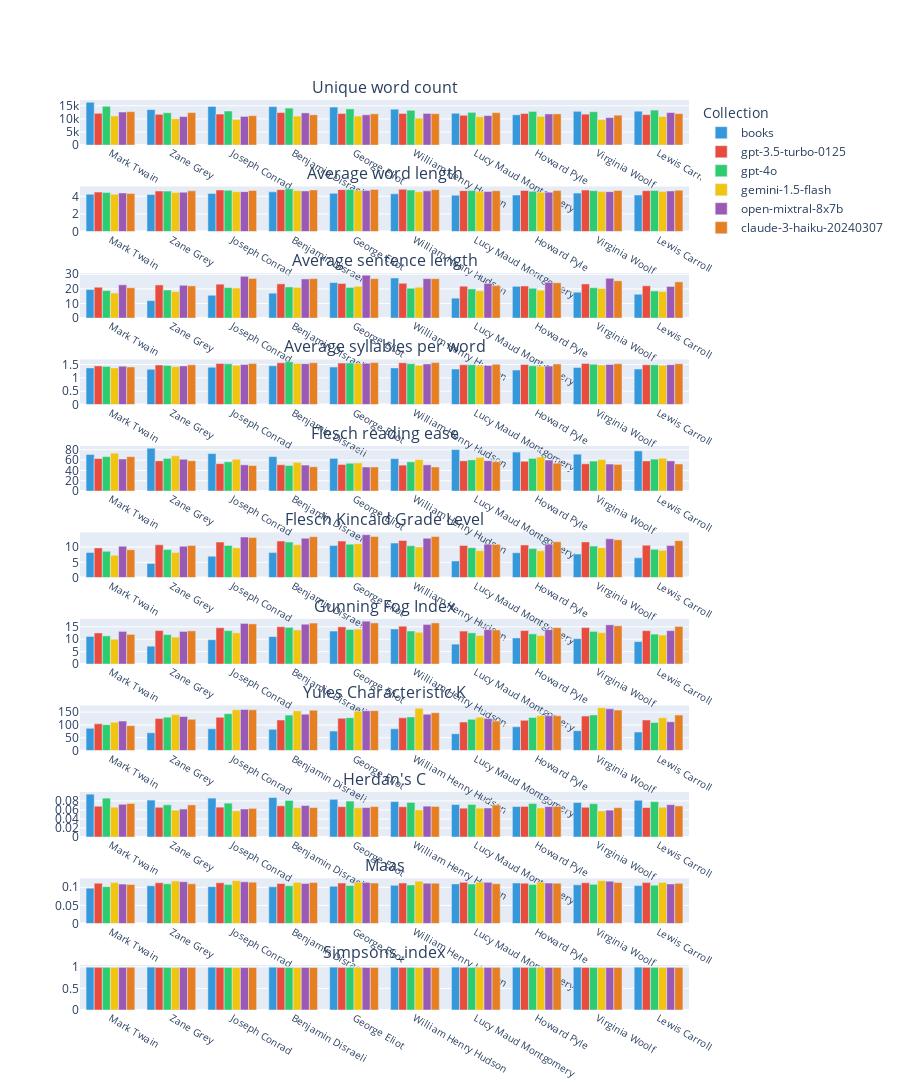
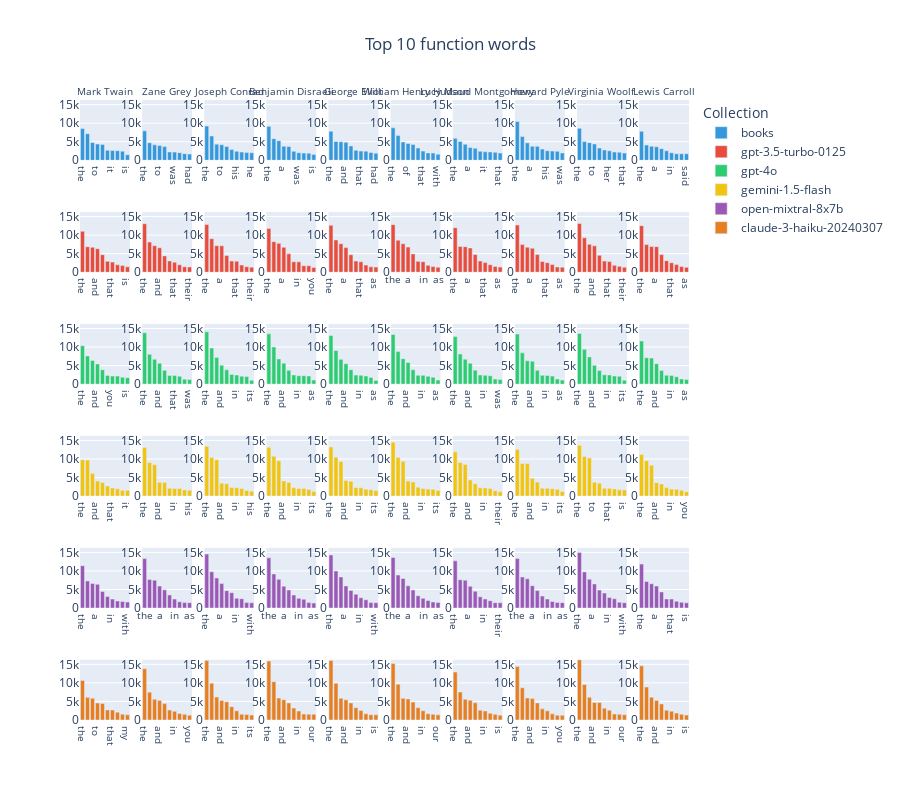
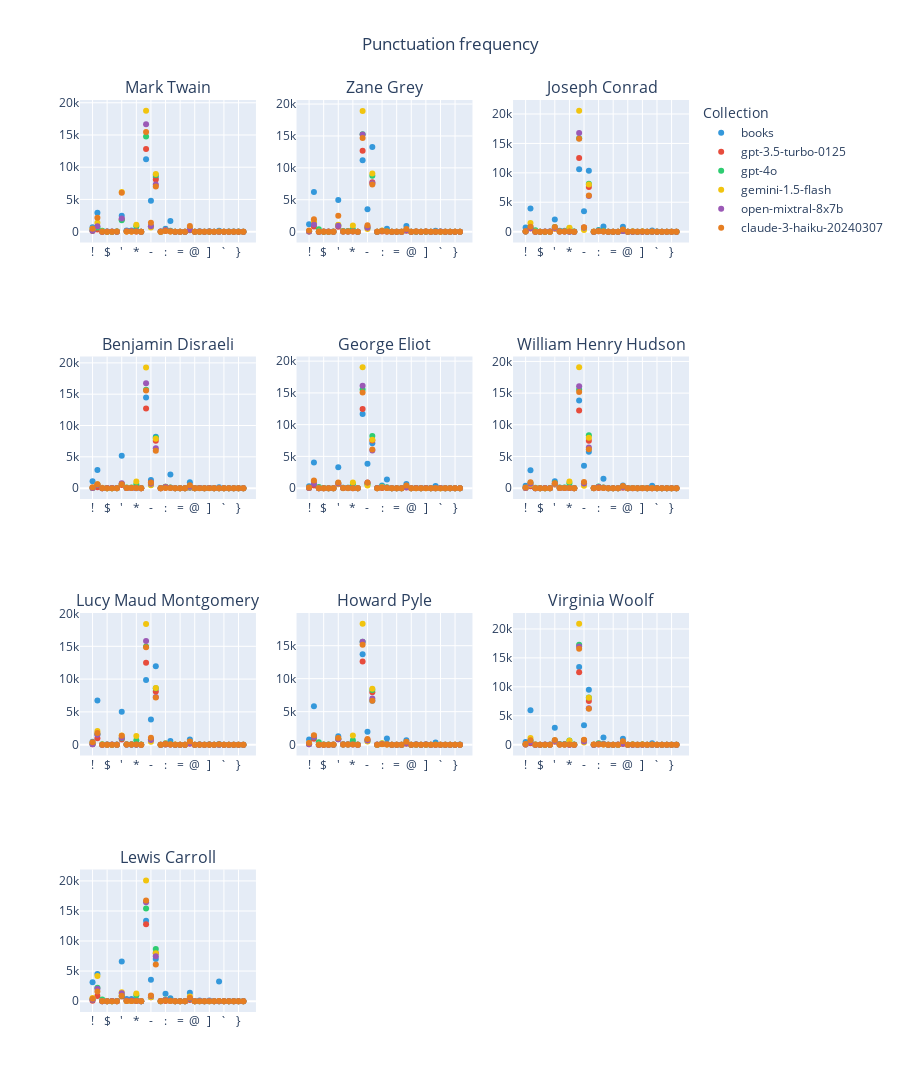
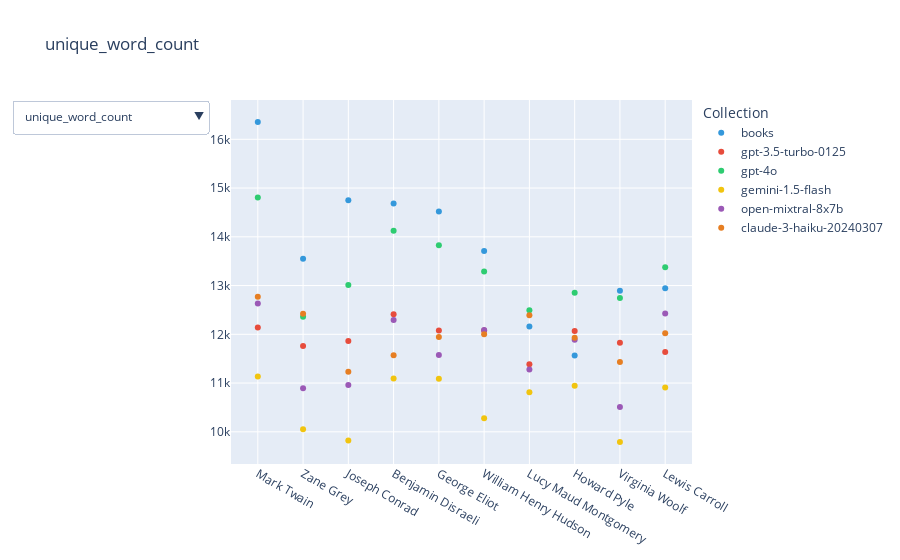

Notebook code cell kept with these figures, in order:
### Code cell
MetricsAnalysisVisualization(settings).visualize(
    metrics_analysis_results=metrics_analysis_results
)
